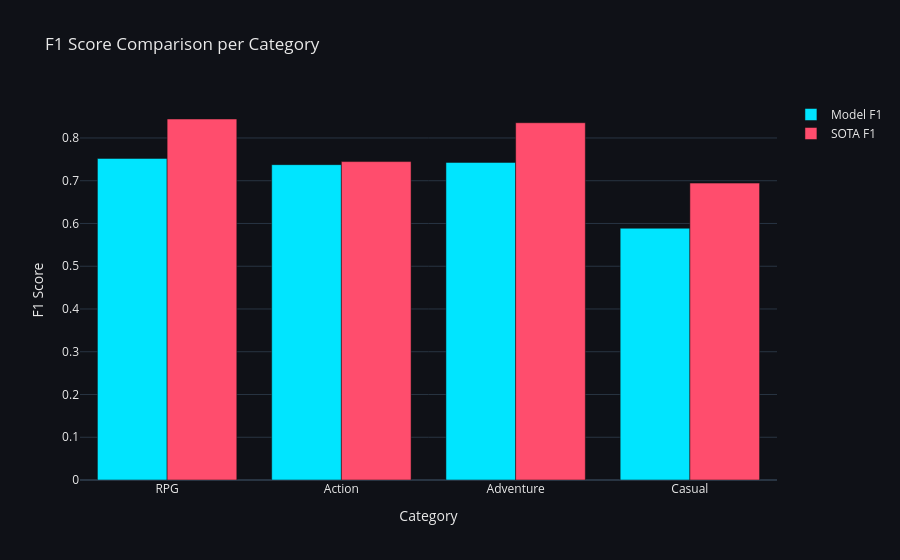

The code cell stored with this chart in its notebook:
### Code cell
fig = go.Figure()

fig.add_trace(go.Bar(
    x=cat_df["Category"],
    y=cat_df["Model F1"],
    name="Model F1",
    marker_color="#00E5FF"
))

fig.add_trace(go.Bar(
    x=cat_df["Category"],
    y=cat_df["SOTA F1"],
    name="SOTA F1",
    marker_color="#FF4D6D"
))

fig.update_layout(
    barmode="group",
    title="F1 Score Comparison per Category",
    xaxis_title="Category",
    yaxis_title="F1 Score",
    **DARK_LAYOUT
)

fig.show()

### Figure 1 — Plotly figure (JSON) as saved in the notebook; plotly's stock layout.template omitted (floating-point values rounded to 4 significant figures)
{"data": [{"marker": {"color": "#00E5FF"}, "name": "Model F1", "type": "bar", "x": ["RPG", "Action", "Adventure", "Casual"], "y": [0.7522, 0.7376, 0.7429, 0.5889]}, {"marker": {"color": "#FF4D6D"}, "name": "SOTA F1", "type": "bar", "x": ["RPG", "Action", "Adventure", "Casual"], "y": [0.8444, 0.7448, 0.8357, 0.6944]}], "layout": {"barmode": "group", "font": {"color": "#EAEAEA"}, "paper_bgcolor": "#0f1117", "plot_bgcolor": "#0f1117", "title": {"text": "F1 Score Comparison per Category"}, "xaxis": {"title": {"text": "Category"}}, "yaxis": {"title": {"text": "F1 Score"}}}}
